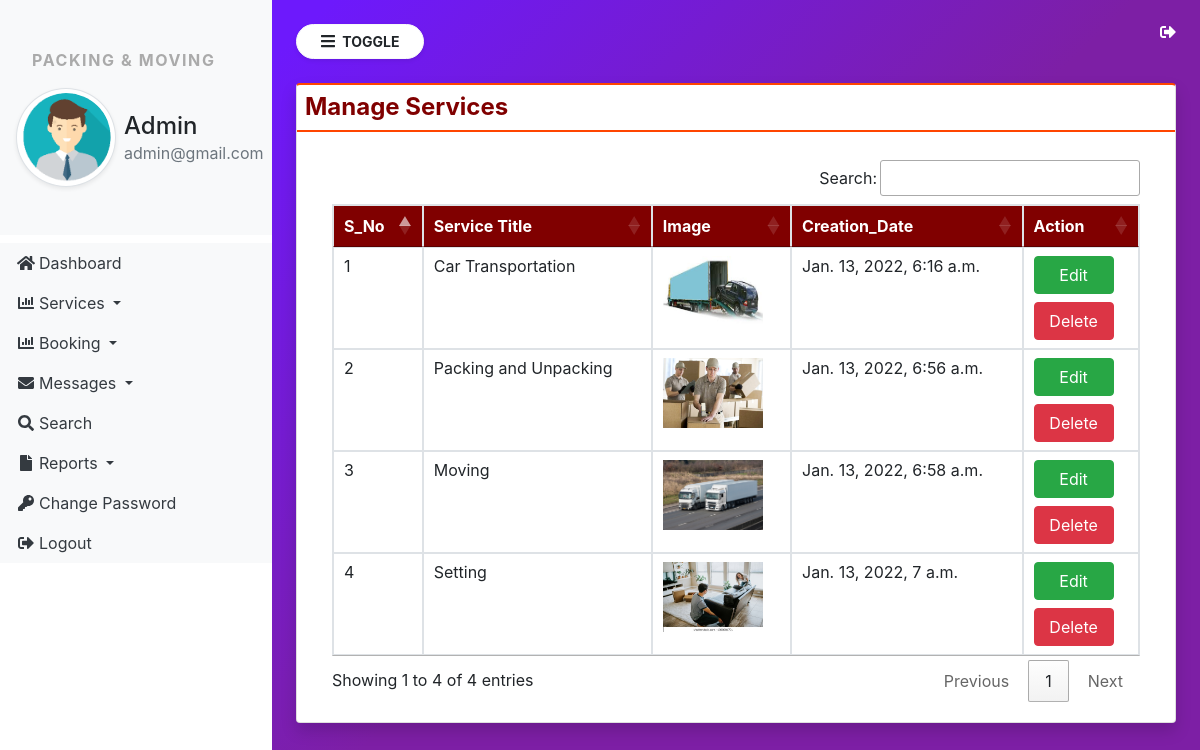
Page /manage_services (signed in) on the committed database.
### mpmanagement/models.py (models this page shows, shortened)
class Services(models.Model):
    title = models.CharField(max_length=300, null=True)
    image = models.FileField(null=True)
    description = models.CharField(max_length=5000, null=True)
    creation_date = models.DateTimeField(auto_now_add=True)

### mpmanagement/views.py (the view)
# urls.py: path('manage_services', manage_services, name='manage_services'),
def manage_services(request):
    error = ""
    if not request.user.is_authenticated:
        return redirect('admin_login')
    services = Services.objects.all()
    return render(request,'manage_services.html',locals())

### mpmanagement/templates/manage_services.html
{% extends 'admin_navigation.html' %}
{% block content %}
<div class="card shadow" style="border-top: 2px solid orangered;">
            <h4 class="p-2 font-weight-bold " style="border-bottom: 2px solid orangered; color: maroon;"> Manage Services</h4>
            <div class="card-body">
                <div class="container-fluid">
                     <table class="table table-bordered table-hover" id="example">
                         <thead style="background-color: maroon; color: white;">
                             <tr>
                                 <th>S_No</th>
                                 <th>Service Title</th>
                                 <th>Image</th>
                                 <th>Creation_Date</th>
                                 <th>Action</th>
                             </tr>
                         </thead>
                         <tbody>
                             {% for i in services %}
                             <tr>
                                 <td>{{forloop.counter}}</td>
                                 <td>{{i.title}}</td>
                                 <td><img src="{{ i.image.url }}" width="100" height="70"></td>
                                 <td>{{i.creation_date}}</td>
                                 <td><a href="{% url 'edit_service' i.id %}" class="btn btn-success" style="width: 80px;">Edit</a>
                                 <br><a href="{% url 'delete_service' i.id %}" class="btn btn-danger mt-2" style="width: 80px;" onclick="return confirm('Are You sure you want to delete this service?')">Delete</a></td>
                             </tr>
                             {% endfor %}
                         </tbody>
                     </table>
                </div>
            </div>
        </div>
{% endblock %}

### mpmanagement/templates/admin_navigation.html (shortened to what this page needs)
{% load static %}
<html>
<head>
        <link rel="stylesheet" href="https://cdn.jsdelivr.net/npm/bootstrap@4.6.1/dist/css/bootstrap.min.css">
    <link rel="stylesheet" href="https://cdnjs.cloudflare.com/ajax/libs/font-awesome/4.7.0/css/font-awesome.min.css">
        <link rel="stylesheet" href="{% static 'css/sidebar.css' %}" type="text/css">
            <link rel = "stylesheet" href = "//cdn.datatables.net/1.11.3/css/jquery.dataTables.min.css">
            <link rel = "stylesheet" href = "//cdn.datatables.net/buttons/2.1.0/css/buttons.dataTables.min.css">
</head>
<body>
    <div class="bg-white vertical-nav" id="sidebar">
        <div class="py-5 px-3 bg-light mb-2">
            <p class="font-weight-bold text-uppercase px-3 sidebar-title" style="font-weight: bold;">Packing & Moving</p>
            <div class="media d-flex align-item-center">
                <img src="{% static 'images/img1.png' %}" width="100px" height="80px" class="rounded-circle img-thumbnail shadow-sm">
                <div class="media-body mx-2">
                    <h4 class=" mb-0 mt-4">Admin</h4>
                    <p class="text-muted mb-0">{{request.user.email}}</p>
                </div>
            </div>
        </div>
        <ul class="nav flex-column bg-white">
           <li class="nav-item">
               <a href="{% url 'admin_home'%}" class="nav-link text-dark bg-light">
                   <i class="fa fa-home fa-fw text primary" style="margin-right: 3px;"></i>Dashboard
               </a>
           </li>
           <li class="nav-item dropdown">
            <a href="#" class="nav-link dropdown-toggle text-dark bg-light" id="navbardrop" data-toggle="dropdown">
                <i class="fas fa-chart-bar fa-fw text primary" style="margin-right: 3px;"></i>Services
            </a>
        </li>
        <li class="nav-item dropdown">
            <a href="#" class="nav-link dropdown-toggle text-dark bg-light" id="navbardrop" data-toggle="dropdown">
                <i class="fas fa-chart-bar fa-fw text primary" style="margin-right: 3px;"></i>Booking
            </a>
        </li>
        <li class="nav-item dropdown">
            <a href="#" class="nav-link dropdown-toggle text-dark bg-light" id="navbardrop" data-toggle="dropdown">
                <i class="fas fa-envelope fa-fw text primary" style="margin-right: 3px;" ></i>Messages
            </a>
        </li>
        <li class="nav-item">
            <a href="{% url 'search'%}" class="nav-link text-dark bg-light">
                <i class="fas fa-search fa-fw text primary" style="margin-right: 3px;"></i>Search
            </a>
        </li>
        <li class="nav-item dropdown">
            <a href="#" class="nav-link dropdown-toggle text-dark bg-light" id="navbardrop" data-toggle="dropdown">
                <i class="fas fa-file fa-fw text primary" style="margin-right: 3px;" ></i>Reports
            </a>
        </li>
        <li class="nav-item">
            <a href="{% url 'change_password'%}" class="nav-link text-dark bg-light">
                <i class="fa fa-key fa-fw text primary" style="margin-right: 3px;"></i>Change Password
            </a>
        </li>
        <li class="nav-item">
            <a href="{% url 'logout'%}" class="nav-link text-dark bg-light">
                <i class="fa fa-sign-out-alt fa-fw text primary" style="margin-right: 3px;"></i>Logout
            </a>
        </li>
        </ul>
    </div>
     <div class="page-content p-4" id="content">
         <a href="{% url 'logout' %}" title="logout" class="text-white float-right"><i class="fa fa-sign-out-alt"></i></a>
        <button id="sidebarCollapse" type="button" class="btn btn-light bg-white rounded-pill shadow-sm px-4 mb-4">
            <i class="fas fa-bars" style="margin-right: 4;"></i><small class="text-uppercase" style="font-weight: bold;">
                Toggle</small></button>
                {% block content %}
                {% endblock %}
     </div>
</body>
</html>

### mpmanagement/static/css/sidebar.css (style rules this page uses)
.sidebar-title { letter-spacing: 0.1em; color: #aaa; }
body { background-image: linear-gradient(135.9deg,rgba(109,25,252,1) 16.4%,rgba(125,31,165,1) 56.1%); min-height: 100vh; }
.vertical-nav { min-width: 17rem; width: 17rem; height: 100vh; position: fixed; top: 0; left: 0; transition: all 0.4s; }
.page-content { width: calc(100%-17rem); margin-left: 17rem; transition: all 0.4s; }

### rows in the picture
Services: title "Car Transportation", image (picture), creation_date "Jan. 13, 2022, 6:16 a.m."
Services: title "Packing and Unpacking", image (picture), creation_date "Jan. 13, 2022, 6:56 a.m."
Services: title "Moving", image (picture), creation_date "Jan. 13, 2022, 6:58 a.m."
Services: title "Setting", image (picture), creation_date "Jan. 13, 2022, 7 a.m."

### other values in the picture
{{ request.user.email }} "admin@gmail.com"
